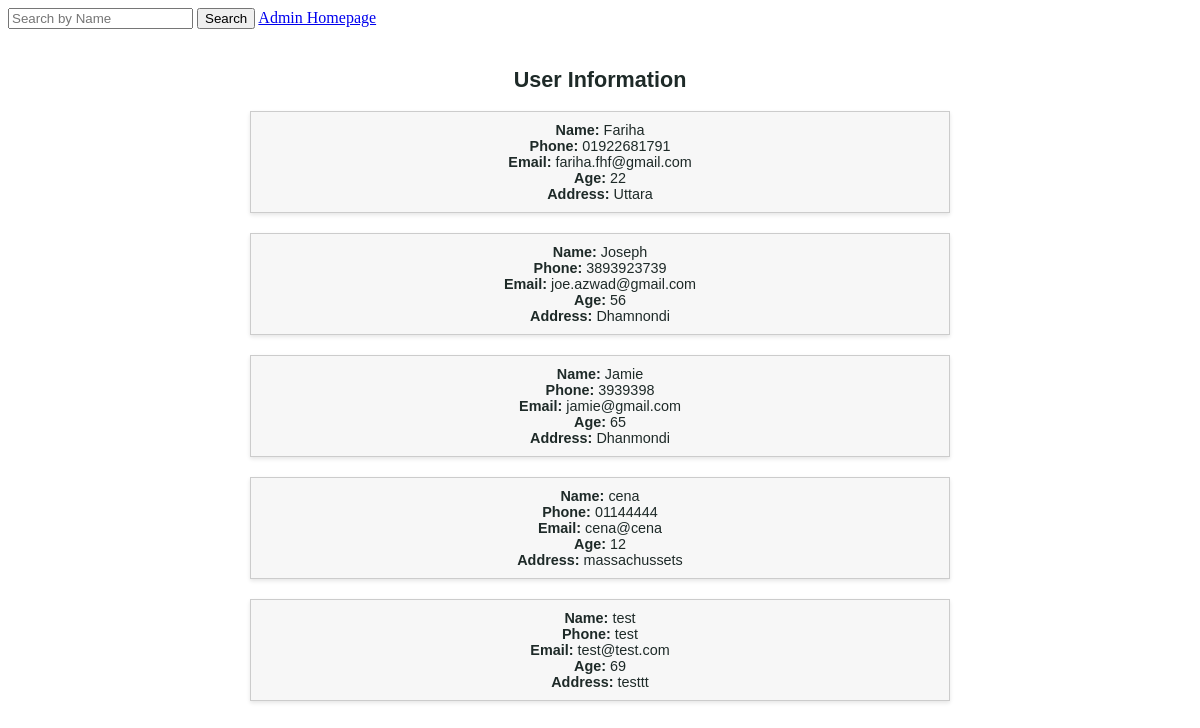
Screenshot of /userinformation.php with the database file from the repository.
### tables this page shows
CREATE TABLE `user` (
  `user_id` varchar(50) NOT NULL,
  `user_name` varchar(100) NOT NULL,
  `address` varchar(200) NOT NULL,
  `phone` varchar(15) NOT NULL,
  `age` int(2) NOT NULL,
  `email` varchar(200) NOT NULL
);

### userinformation.php (the view, shortened to what this page needs)
<?php
$servername = "localhost";
$username = "root";
$password = "";
$dbname = "Pharma_Hub";
$conn = new mysqli($servername, $username, $password, $dbname);
$sql = "SELECT * FROM user";
$result = $conn->query($sql);
$userData = array();
if ($result->num_rows > 0) {
    while ($row = $result->fetch_assoc()) {
        $userData[] = $row;
    }
}
?>
<!DOCTYPE html>
<html>
<head>
    <link href="assets/css/phppot-style.css" type="text/css" rel="stylesheet" />
    <link href="assets/css/view-users.css" type="text/css" rel="stylesheet" />
</head>
<body>
<div class="search-container">
    <form method="get">
        <input type="text" name="search-name" placeholder="Search by Name">
        <button type="submit">Search</button>
								<a href="adminhome.php">Admin Homepage</a>
    </form>
</div>
    <div class="phppot-container">
        <div class="user-list-container">
            <h2>User Information</h2>
            <div class="user-list">
                <?php foreach ($userData as $user) { ?>
                    <div class="user-card">
                        <div class="user-field"><strong>Name:</strong> <?php echo $user["user_name"]; ?></div>
                        <div class="user-field"><strong>Phone:</strong> <?php echo $user["phone"]; ?></div>
                        <div class="user-field"><strong>Email:</strong> <?php echo $user["email"]; ?></div>
                        <div class="user-field"><strong>Age:</strong> <?php echo $user["age"]; ?></div>
                        <div class="user-field"><strong>Address:</strong> <?php echo $user["address"]; ?></div>
                    </div>
                <?php } ?>
            </div>
        </div>
    </div>
</body>
</html>

### assets/css/phppot-style.css (style rules this page uses)
.phppot-container { -webkit-font-smoothing: antialiased; font-family: Arial, "Helvetica Neue", Helvetica, sans-serif; font-size: .9em; color: #1e2a28; width: 740px; margin: 0 auto; padding: 0px 20px 20px 20px; }

### assets/css/view-users.css (style rules this page uses)
.user-list-container { text-align: center; padding: 20px; }
.user-card { border: 1px solid #ccc; padding: 10px; margin-bottom: 20px; background-color: #f7f7f7; box-shadow: 0 2px 4px rgba(0, 0, 0, 0.1); }

### rows the page displays
user: user_name "Fariha", phone "01922681791", email "fariha.fhf@gmail.com", age "22", address "Uttara"
user: user_name "Joseph", phone "3893923739", email "joe.azwad@gmail.com", age "56", address "Dhamnondi"
user: user_name "Jamie", phone "3939398", email "jamie@gmail.com", age "65", address "Dhanmondi"
user: user_name "cena", phone "01144444", email "cena@cena", age "12", address "massachussets"
user: user_name "test", phone "test", email "test@test.com", age "69", address "testtt"
